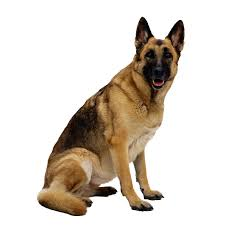
#> input picture 08.jpg, 225 x 225 px
$ python Work.py
#> lines starting #> are read from the running program, lines starting #| are printed output that depends on the picture
import cv2
import matplotlib.pyplot as plt

# Load the images
image1 = cv2.imread('08.jpg')
#> image1 is the input picture: shape (225, 225, 3); mean B, G, R 200.3, 209.8, 218.2
image2 = cv2.imread('08a.jpg')
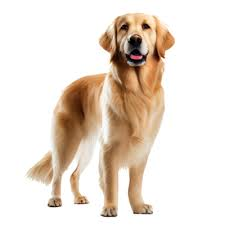
#> input picture 08a.jpg, 225 x 225 px
#> image2 is the input picture: shape (225, 225, 3); mean B, G, R 210.4, 221.4, 233

# Resize the images to (400, 400)
image1_resized = cv2.resize(image1, (400, 400))
image2_resized = cv2.resize(image2, (400, 400))

# Split the images into 4 regions
R1 = image1_resized[0:200, 0:200]
R2 = image1_resized[0:200, 200:400]
R3 = image1_resized[200:400, 0:200]
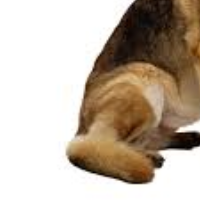
#> R3: shape (200, 200, 3); mean B, G, R 164.2, 178.9, 192.5
R4 = image1_resized[200:400, 200:400]

R5 = image2_resized[0:200, 0:200]
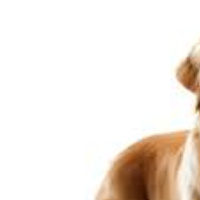
#> R5: shape (200, 200, 3); mean B, G, R 228.9, 235.4, 242.7
R6 = image2_resized[0:200, 200:400]
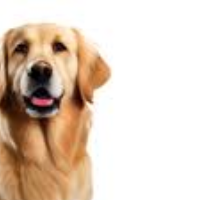
#> R6: shape (200, 200, 3); mean B, G, R 189.6, 205, 222.7
R7 = image2_resized[200:400, 0:200]
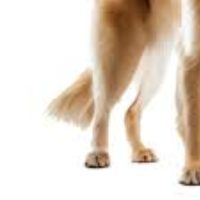
#> R7: shape (200, 200, 3); mean B, G, R 203.6, 215.9, 227.7
R8 = image2_resized[200:400, 200:400]
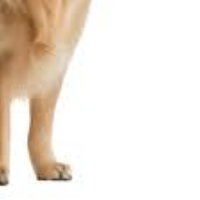
#> R8: shape (200, 200, 3); mean B, G, R 219.3, 229.2, 238.8

# Swap regions
image1_resized[0:200, 0:200] = R8  # R1 <-> R8
image1_resized[0:200, 200:400] = R7  # R2 <-> R7
image2_resized[200:400, 200:400] = R3  # Swapping more regions as needed

# Display the resized images using matplotlib
plt.figure(figsize=(10, 5))

plt.subplot(1, 2, 1)
plt.imshow(cv2.cvtColor(image1_resized, cv2.COLOR_BGR2RGB))
plt.title('Image 1 with Swapped Regions')
plt.axis('off')

plt.subplot(1, 2, 2)
plt.imshow(cv2.cvtColor(image2_resized, cv2.COLOR_BGR2RGB))
plt.title('Image 2 with Swapped Regions')
plt.axis('off')

plt.show()
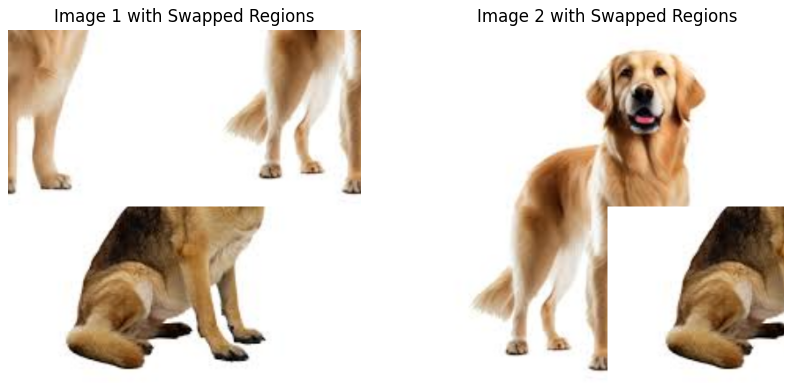
#> figure drawn by matplotlib, 2 panels
